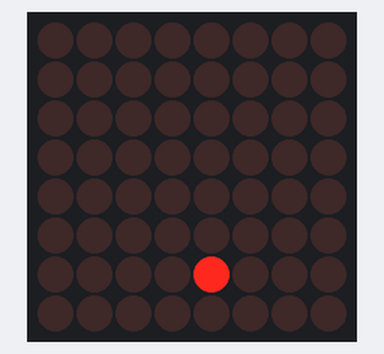
Bench run of a sketch on a simulated Arduino Uno, built with avr-gcc and run on an emulated ATmega328P. Shown: 8×8 LED matrix.

Above: at 0.01 s.
At 1.32 s:
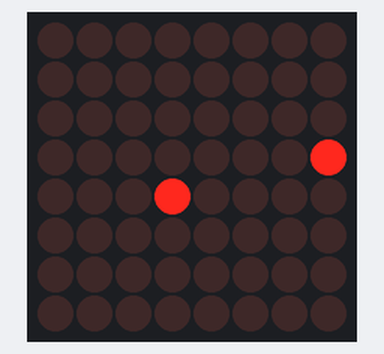
At 2.64 s:
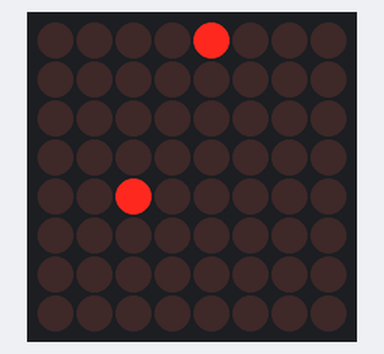
At 5.28 s:
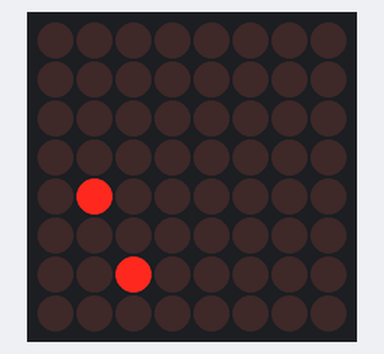
At 7.91 s:
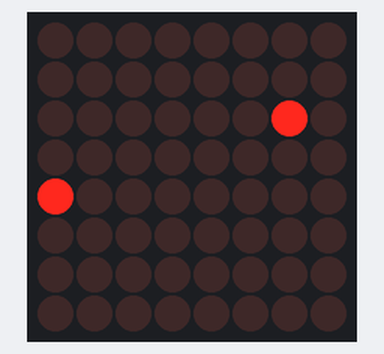
At 10.55 s:
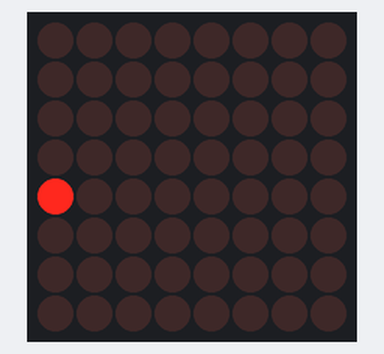

The sketch:

dualBall.ino
```cpp
//We always have to include the library
#include "LedControl.h"

// pongBall

/*
 Now we need a LedControl to work with.
 ***** These pin numbers will probably not work with your hardware *****
 pin 12 is connected to the DataIn
 pin 11 is connected to the CLK
 pin 10 is connected to LOAD
 We have only a single MAX72XX.
 */
LedControl lc=LedControl(11,13,10,1);
/* we always wait a bit between updates of the display */

unsigned long delaytime=3;
//int leftAndRight = random(5), upAndDown = random(5);
int leftAndRight = 7, upAndDown = 3;
int lrCount = 1, udCount = 1, col = 3, colNum = 0;

void setup() {
  /*
   The MAX72XX is in power-saving mode on startup,
   we have to do a wakeup call
   */
  lc.shutdown(0,false);
  /* Set the brightness to a medium values */
  lc.setIntensity(0,8);
  /* and clear the display */
  lc.clearDisplay(0);
  randomSeed(analogRead(0));

}


void loop() {
  bounce1();
}


void bounce1 () {
  // need better random start
  // ****************************************************
  if(col == 8) {
    col = -1;

  }


  if(upAndDown % 2 == 0) {
    lc.setLed(0, 4, col, false);
    col++;
    lc.setLed(0, 4, col, true);


  }


  /*
  if(col == 7) {
   col = 0;

   } else {
   col++;
   }
   */
  if (leftAndRight == 7 || leftAndRight == 0) {
    lrCount = lrCount * -1;
  }

  if(lrCount == 1) {
    leftAndRight++;
  }
  if(lrCount == -1) {
    leftAndRight--;
  }
  // ****************************************************

  if (upAndDown == 7 || upAndDown == 0) {
    udCount = udCount * -1;
  }

  if(udCount == 1) {
    upAndDown++;
  }
  if(udCount == -1) {
    upAndDown--;
  }

  lc.setLed(0, leftAndRight, upAndDown, true);
  delay(77);


  lc.setLed(0, leftAndRight, upAndDown, false);
}
```

Measured:
- by itself, everything shown: repeats every 9.8 s, in 126 steps
